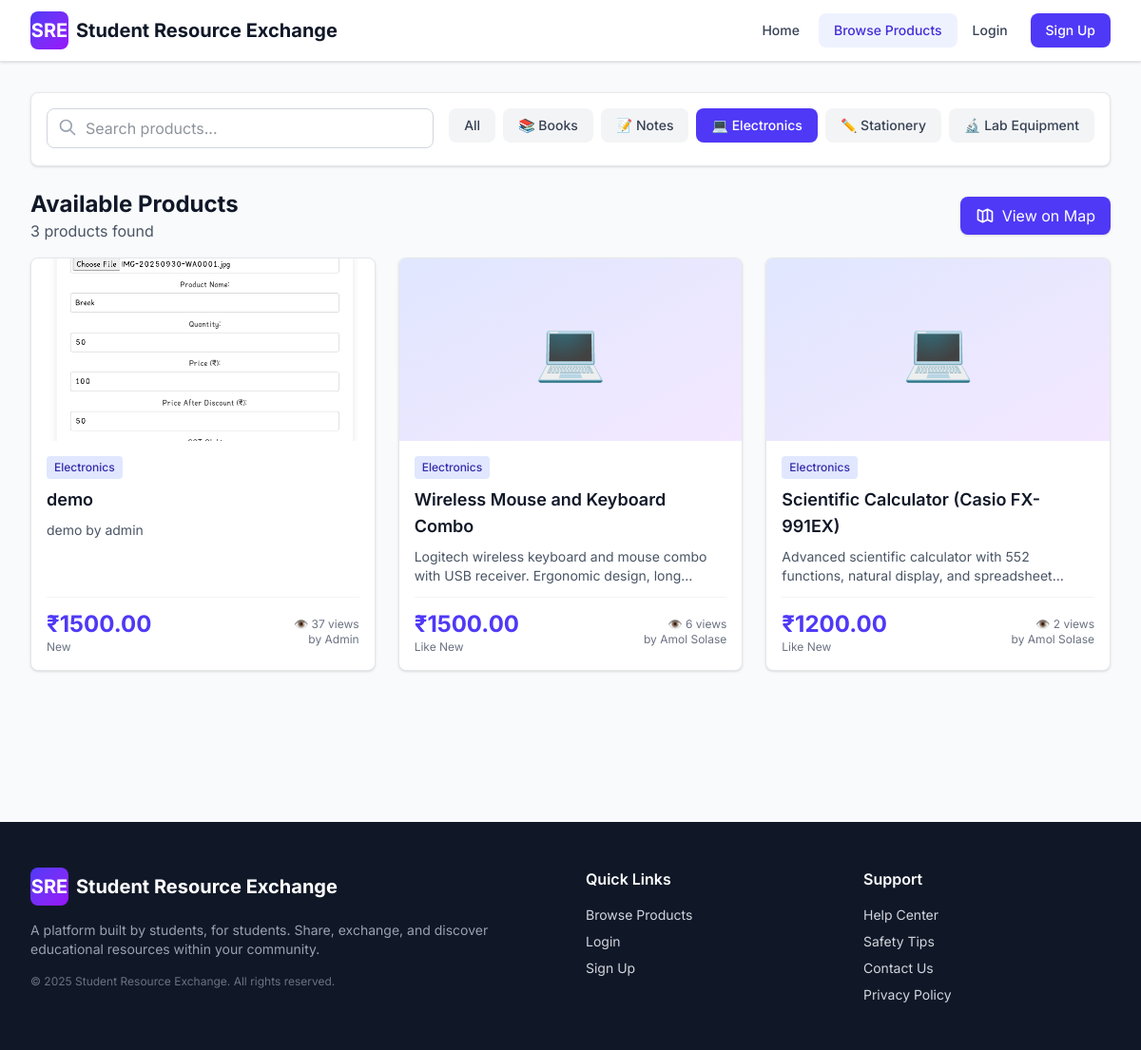
Page /products/?category=electronics on the earlier database version.
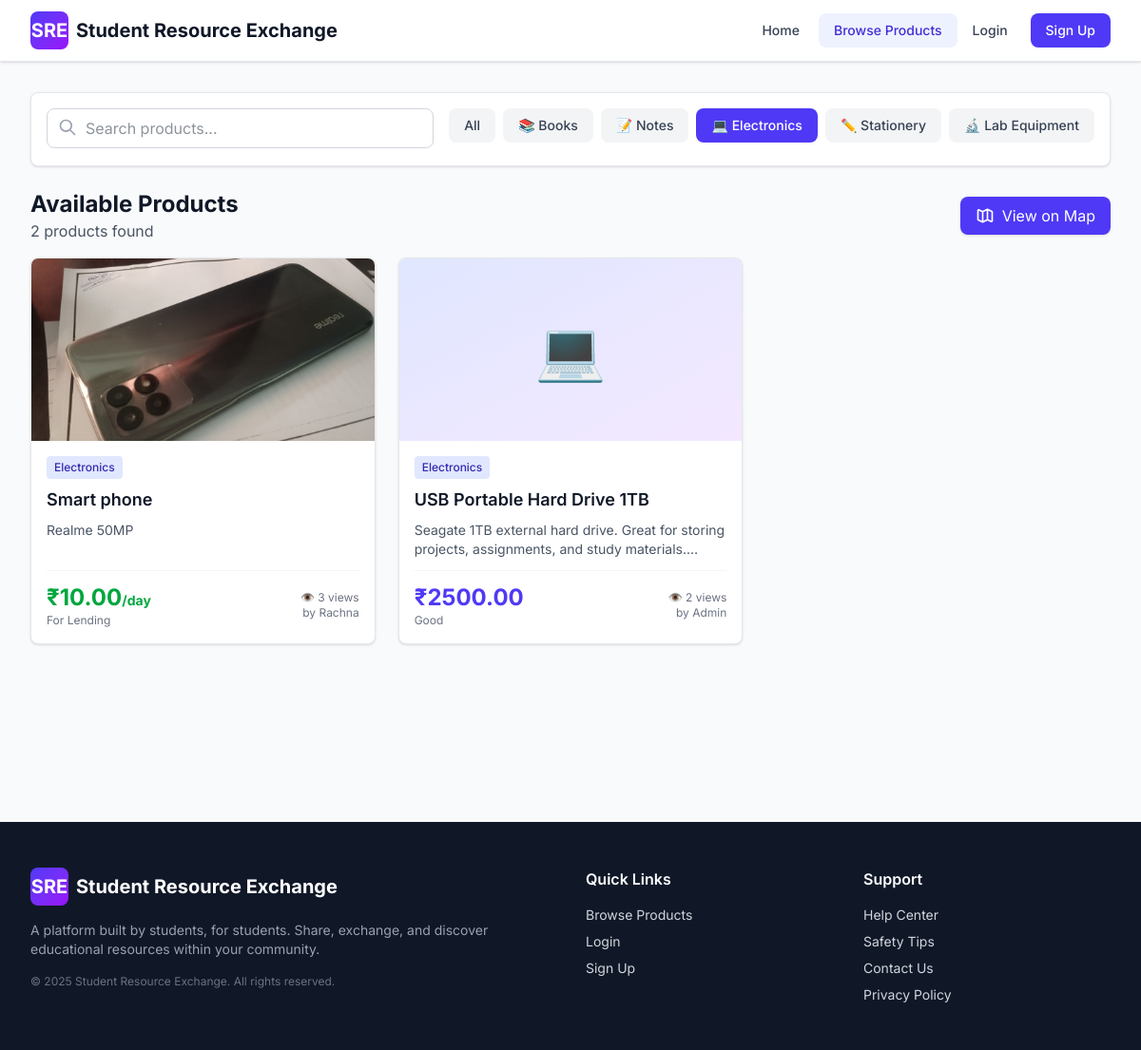
Same page on the later database version.
### products/models.py (models this page shows, shortened)
class Product(models.Model):
    CATEGORY_CHOICES = [
        ('books', 'Books'),
        ('notes', 'Notes'),
        ('electronics', 'Electronics'),
        ('stationery', 'Stationery'),
        ('lab_equipment', 'Lab Equipment'),
        ('other', 'Other'),
    ]
    CONDITION_CHOICES = [
        ('new', 'New'),
        ('like_new', 'Like New'),
        ('good', 'Good'),
        ('fair', 'Fair'),
        ('poor', 'Poor'),
    ]
    LISTING_TYPE_CHOICES = [
        ('sell', 'For Sale'),
        ('lend', 'For Lending'),
        ('both', 'Sale or Lend'),
    ]
    title = models.CharField(max_length=255, help_text="Product name or title")
    description = models.TextField(help_text="Detailed description of the product")
    category = models.CharField(max_length=50, choices=CATEGORY_CHOICES, default='other')
    condition = models.CharField(max_length=20, choices=CONDITION_CHOICES, default='good')
    listing_type = models.CharField(
        max_length=10,
        choices=LISTING_TYPE_CHOICES,
        default='sell',
        help_text="Whether this item is for sale, lending, or both"
    )
    price = models.DecimalField(
        max_digits=10,
        decimal_places=2,
        validators=[MinValueValidator(0.01)],
        help_text="Price in INR (₹) - for selling",
        blank=True,
        null=True
    )
    borrow_price_per_day = models.DecimalField(
        max_digits=10,
        decimal_places=2,
        validators=[MinValueValidator(0.01)],
        help_text="Daily rental price in INR (₹)",
        blank=True,
        null=True
    )
    borrow_deposit = models.DecimalField(
        max_digits=10,
        decimal_places=2,
        validators=[MinValueValidator(0)],
        help_text="Refundable deposit amount in INR (₹)",
        blank=True,
        null=True,
        default=0
    )
    max_borrow_days = models.IntegerField(
        default=30,
        validators=[MinValueValidator(1)],
        help_text="Maximum number of days item can be borrowed"
    )
    is_currently_borrowed = models.BooleanField(
        default=False,
        help_text="Is this item currently borrowed by someone?"
    )
    image1 = models.ImageField(
        upload_to=product_image_upload_path,
        blank=True,
        null=True,
        help_text="Primary product image (required)"
    )
    image2 = models.ImageField(
        upload_to=product_image_upload_path,
        blank=True,
        null=True,
        help_text="Additional image (optional)"
    )
    image3 = models.ImageField(
        upload_to=product_image_upload_path,
        blank=True,
        null=True,
        help_text="Additional image (optional)"
    )
    image4 = models.ImageField(
        upload_to=product_image_upload_path,
        blank=True,
        null=True,
        help_text="Additional image (optional)"
    )
    image5 = models.ImageField(
        upload_to=product_image_upload_path,
        blank=True,
        null=True,
        help_text="Additional image (optional)"
    )
    seller = models.ForeignKey(User, on_delete=models.CASCADE, related_name='products')
    is_available = models.BooleanField(default=True, help_text="Is this product still available?")
    views = models.IntegerField(default=0, editable=False)
    created_at = models.DateTimeField(auto_now_add=True)
    updated_at = models.DateTimeField(auto_now=True)
    class Meta:
        db_table = 'products'
        ordering = ['-created_at']
        verbose_name = 'Product'
        verbose_name_plural = 'Products'
    def get_primary_image(self):
        if self.image1:
            return self.image1
        for i in range(2, 6):
            img = getattr(self, f'image{i}')
            if img:
                return img
        return None

### registration/models.py (models this page shows, shortened)
class User(models.Model):
    id = models.AutoField(primary_key=True)
    email = models.EmailField(unique=True, db_index=True, max_length=255)
    password_hash = models.CharField(max_length=128)
    college_id = models.CharField(max_length=100)
    name = models.CharField(max_length=255, blank=True, null=True)
    college_name = models.CharField(max_length=255, blank=True, null=True)
    university_name = models.CharField(max_length=255, blank=True, null=True)
    rating = models.IntegerField(default=0)
    email_verified = models.BooleanField(default=False)
    is_admin = models.BooleanField(default=False)
    address_line1 = models.CharField(max_length=255, blank=True, null=True)
    address_line2 = models.CharField(max_length=255, blank=True, null=True)
    city = models.CharField(max_length=100, blank=True, null=True)
    state_province = models.CharField(max_length=100, blank=True, null=True)
    zip_postal_code = models.CharField(max_length=20, blank=True, null=True)
    country = models.CharField(max_length=100, blank=True, null=True)
    latitude = models.DecimalField(
        max_digits=9,
        decimal_places=6,
        blank=True,
        null=True,
        validators=[MinValueValidator(-90), MaxValueValidator(90)],
        help_text="Latitude coordinate"
    )
    longitude = models.DecimalField(
        max_digits=9,
        decimal_places=6,
        blank=True,
        null=True,
        validators=[MinValueValidator(-180), MaxValueValidator(180)],
        help_text="Longitude coordinate"
    )
    share_precise_location = models.BooleanField(
        default=False,
        help_text="Share exact location with approved requesters"
    )
    created_at = models.DateTimeField(auto_now_add=True)
    updated_at = models.DateTimeField(auto_now=True)
    class Meta:
        db_table = 'user'
        ordering = ['-created_at']
        indexes = [
            models.Index(fields=['latitude', 'longitude']),
        ]

### products/views.py (the view)
# urls.py: path('', views.product_list, name='product_list'),
def product_list(request):
    products = Product.objects.filter(is_available=True).order_by('-created_at')
    category = request.GET.get('category')
    if category:
        products = products.filter(category=category)
    search_query = request.GET.get('search')
    if search_query:
        products = products.filter(title__icontains=search_query)
    paginator = Paginator(products, 12)
    page = request.GET.get('page')
    try:
        products_page = paginator.page(page)
    except PageNotAnInteger:
        products_page = paginator.page(1)
    except EmptyPage:
        products_page = paginator.page(paginator.num_pages)
    context = {
        'products': products_page,
        'selected_category': category,
        'search_query': search_query,
        'paginator': paginator,
    }
    return render(request, 'products/product_list.html', context)

### products/templates/products/product_list.html (shortened to what this page needs)
{% extends "base.html" %}
{% block content %}
<div class="min-h-screen bg-gray-50">
    <main class="max-w-7xl mx-auto px-4 sm:px-6 lg:px-8 py-8">
        <div class="bg-white rounded-lg shadow-sm border border-gray-200 p-4 mb-6">
            <div class="flex flex-col md:flex-row gap-4">
                <form method="get" class="flex-1">
                    <div class="relative">
                        <input type="text"
                               name="search"
                               value="{{ search_query|default:'' }}"
                               placeholder="Search products..."
                               class="w-full px-4 py-2 pl-10 border border-gray-300 rounded-lg focus:ring-2 focus:ring-indigo-500 focus:border-transparent">
                        <svg class="w-5 h-5 text-gray-400 absolute left-3 top-2.5" fill="none" stroke="currentColor" viewBox="0 0 24 24">
                            <path stroke-linecap="round" stroke-linejoin="round" stroke-width="2" d="M21 21l-6-6m2-5a7 7 0 11-14 0 7 7 0 0114 0z"/>
                        </svg>
                    </div>
                </form>
                <div class="flex gap-2 overflow-x-auto pb-2 scrollbar-thin scrollbar-thumb-gray-300 scrollbar-track-gray-100" style="-webkit-overflow-scrolling: touch;">
                    <a href="{% url 'products:product_list' %}"
                       class="px-4 py-2 text-sm font-medium rounded-lg whitespace-nowrap transition-colors flex-shrink-0 {% if not selected_category %}bg-indigo-600 text-white{% else %}bg-gray-100 text-gray-700 hover:bg-gray-200{% endif %}">
                        All
                    </a>
                    <a href="?category=books"
                       class="px-4 py-2 text-sm font-medium rounded-lg whitespace-nowrap transition-colors flex-shrink-0 {% if selected_category == 'books' %}bg-indigo-600 text-white{% else %}bg-gray-100 text-gray-700 hover:bg-gray-200{% endif %}">
                        📚 Books
                    </a>
                    <a href="?category=notes"
                       class="px-4 py-2 text-sm font-medium rounded-lg whitespace-nowrap transition-colors flex-shrink-0 {% if selected_category == 'notes' %}bg-indigo-600 text-white{% else %}bg-gray-100 text-gray-700 hover:bg-gray-200{% endif %}">
                        📝 Notes
                    </a>
                    <a href="?category=electronics"
                       class="px-4 py-2 text-sm font-medium rounded-lg whitespace-nowrap transition-colors flex-shrink-0 {% if selected_category == 'electronics' %}bg-indigo-600 text-white{% else %}bg-gray-100 text-gray-700 hover:bg-gray-200{% endif %}">
                        💻 Electronics
                    </a>
                    <a href="?category=stationery"
                       class="px-4 py-2 text-sm font-medium rounded-lg whitespace-nowrap transition-colors flex-shrink-0 {% if selected_category == 'stationery' %}bg-indigo-600 text-white{% else %}bg-gray-100 text-gray-700 hover:bg-gray-200{% endif %}">
                        ✏️ Stationery
                    </a>
                    <a href="?category=lab_equipment"
                       class="px-4 py-2 text-sm font-medium rounded-lg whitespace-nowrap transition-colors flex-shrink-0 {% if selected_category == 'lab_equipment' %}bg-indigo-600 text-white{% else %}bg-gray-100 text-gray-700 hover:bg-gray-200{% endif %}">
                        🔬 Lab Equipment
                    </a>
                </div>
            </div>
        </div>
        <div class="mb-4 flex flex-col sm:flex-row justify-between items-start sm:items-center gap-4">
            <div>
                <h2 class="text-2xl font-bold text-gray-900">Available Products</h2>
                <p class="text-gray-600">{{ products.paginator.count }} product{{ products.paginator.count|pluralize }} found</p>
            </div>
            <a href="{% url 'products:product_map' %}"
               class="inline-flex items-center px-4 py-2 bg-indigo-600 text-white rounded-lg hover:bg-indigo-700 transition-colors shadow-sm">
                View on Map
            </a>
        </div>
        {% if products %}
        <div class="grid grid-cols-1 sm:grid-cols-2 lg:grid-cols-3 xl:grid-cols-4 gap-6">
            {% for product in products %}
            <a href="{% url 'products:product_detail' product.id %}" class="group">
                <div class="bg-white rounded-lg shadow-sm border border-gray-200 overflow-hidden hover:shadow-lg transition-all duration-300 h-full flex flex-col">
                    {% if product.get_primary_image %}
                    <div class="bg-gray-100 h-48 flex items-center justify-center overflow-hidden">
                        <img src="{{ product.get_primary_image.url }}"
                             alt="{{ product.title }}"
                             class="w-full h-full object-cover group-hover:scale-105 transition-transform duration-300">
                    </div>
                    {% else %}
                    <div class="bg-gradient-to-br from-indigo-100 to-purple-100 h-48 flex items-center justify-center">
                        <span class="text-6xl">
                            {% if product.category == 'books' %}📚
                            {% elif product.category == 'notes' %}📝
                            {% elif product.category == 'electronics' %}💻
                            {% elif product.category == 'stationery' %}✏️
                            {% elif product.category == 'lab_equipment' %}🔬
                            {% else %}📦{% endif %}
                        </span>
                    </div>
                    {% endif %}
                    <div class="p-4 flex-1 flex flex-col">
                        <span class="inline-block px-2 py-1 text-xs font-medium bg-indigo-100 text-indigo-800 rounded mb-2 w-fit">
                            {{ product.get_category_display }}
                        </span>
                        <h3 class="text-lg font-semibold text-gray-900 mb-2 group-hover:text-indigo-600 transition-colors line-clamp-2">
                            {{ product.title }}
                        </h3>
                        <p class="text-sm text-gray-600 mb-3 line-clamp-2 flex-1">
                            {{ product.description }}
                        </p>
                        <div class="flex items-center justify-between pt-3 border-t border-gray-100">
                            <div>
                                {% if product.listing_type == 'lend' %}
                                    <p class="text-2xl font-bold text-green-600">₹{{ product.borrow_price_per_day }}<span class="text-sm">/day</span></p>
                                    <p class="text-xs text-gray-500">For Lending</p>
                                {% else %}
                                    {% if product.price %}
                                    <p class="text-2xl font-bold text-indigo-600">₹{{ product.price }}</p>
                                    <p class="text-xs text-gray-500">{{ product.get_condition_display }}</p>
                                    {% endif %}
                                {% endif %}
                            </div>
                            <div class="text-right">
                                <p class="text-xs text-gray-500">👁️ {{ product.views }} views</p>
                                <p class="text-xs text-gray-500">by {{ product.seller.name|default:product.seller.email|truncatechars:15 }}</p>
                            </div>
                        </div>
                    </div>
                </div>
            </a>
            {% endfor %}
        </div>
        {% endif %}
    </main>
</div>
{% endblock %}

Differences in the rows shown:
removed Product: get_primary_image (picture), category "Electronics", title "demo", description "demo by admin", price "1500.00", condition "New", views "37", seller.name "Admin"
removed Product: category "Electronics", title "Wireless Mouse and Keyboard Combo", description "Logitech wireless keyboard and mouse combo with USB receiver. Ergonomic design,…", price "1500.00", condition "Like New", views "6", seller.name "Amol Solase"
removed Product: category "Electronics", title "Scientific Calculator (Casio FX-991EX)", description "Advanced scientific calculator with 552 functions, natural display, and…", price "1200.00", condition "Like New", views "2", seller.name "Amol Solase"
added Product: get_primary_image (picture), category "Electronics", title "Smart phone", description "Realme 50MP", borrow_price_per_day "10.00", views "3", seller.name "Rachna"
added Product: category "Electronics", title "USB Portable Hard Drive 1TB", description "Seagate 1TB external hard drive. Great for storing projects, assignments, and study…", price "2500.00", condition "Good", views "2", seller.name "Admin"
Other differences:
{{ products.paginator.count }}: "3" → "2"
